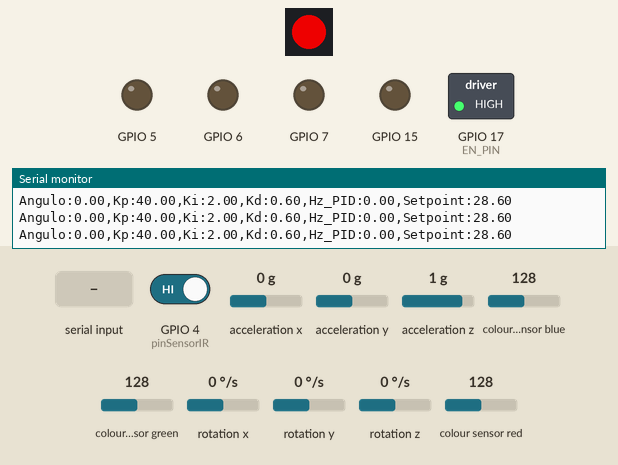
Bench run of a program on a simulated ESP32-S3. Shown: 1 RGB LEDs in strip order, left to right, switched loads named in the program (green lamp = pin HIGH), output pins drawn as LEDs (lit = HIGH), the last lines printed to the serial monitor. Wiring (inferred from the names in the program): TCS3200 colour sensor: output GPIO 4; S2 GPIO 10; S3 GPIO 3; S1 GPIO 11. The test bench sets the inputs (shaded band); at power-on: acceleration y 0 g, acceleration x 0 g, rotation x 0 °/s, GPIO 4 (pinSensorIR) HIGH, acceleration z 1 g, colour sensor blue 128, colour sensor green 128, rotation y 0 °/s, rotation z 0 °/s, colour sensor red 128. EEPROM starts erased; the RemoteXY app is connected; pins used as bus, display or sensor lines are not drawn.

Above: at 7.2 s.
7.3 s: acceleration y set to 0.7 g
At 7.96 s:
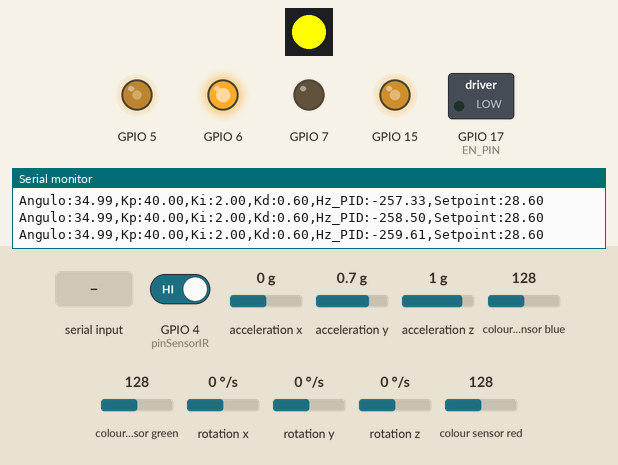
10.3 s: acceleration x set to 0.8 g
At 11.5 s:
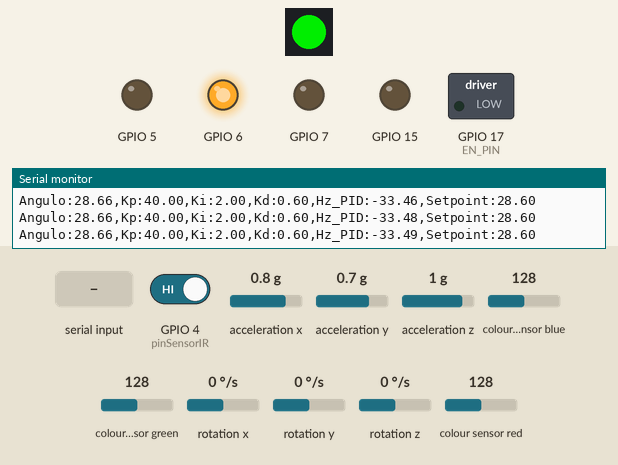
13.3 s: "R" received over Serial
At 14.9 s:
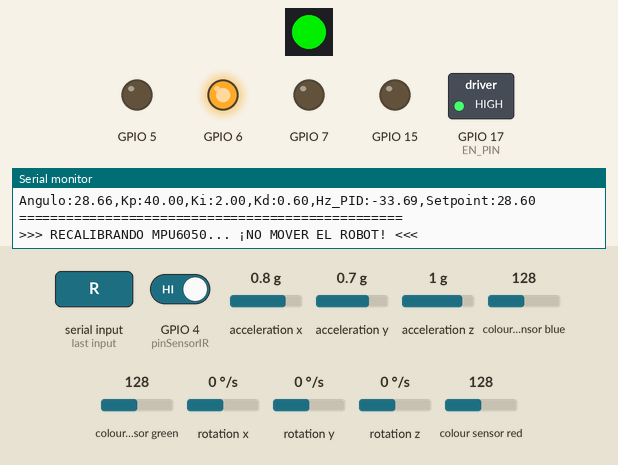
15.8 s: rotation x set to -100 °/s
At 16.46 s:
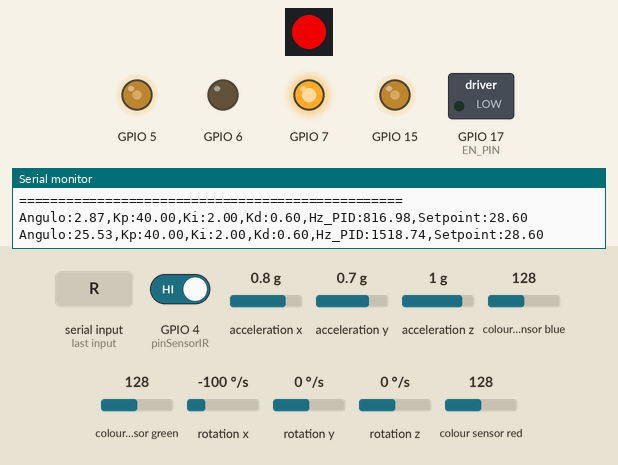
18.8 s: "d" received over Serial
21.8 s: GPIO 4 (pinSensorIR) driven LOW
Timing chart, 0 to 62.1 s (numbered marks = the images above; inputs shaded):
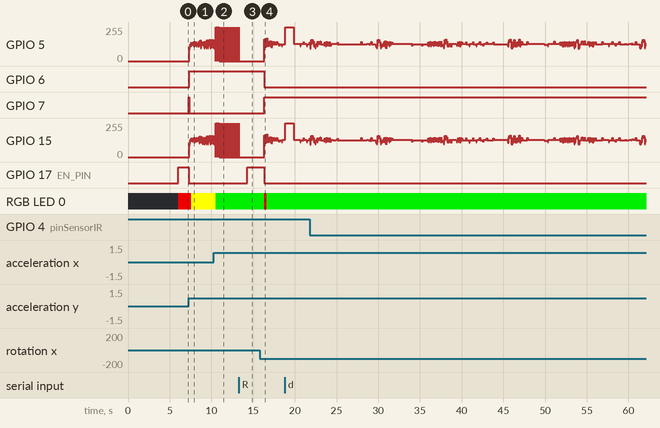

The program:

main.cpp
```cpp
/* ==========================================================================
 * PROYECTO: Control Péndulo Invertido - Optimización de Ciclo de Reloj
 * MICROCONTROLADOR: ESP32-S3N16R8
 * LIBRERÍA PERSONALIZADA: RobotStepper (Liberada del cuello de botella)
 * MODIFICACIÓN: PID Estándar Completo con Auto-Guardado y Menú en Vivo
 * ========================================================================== */

/*============================================================================

 * DESCRIPCIÓN GENERAL:
 * Este código implementa un sistema de control para un robot de péndulo invertido
 * utilizando un ESP32-S3. Se emplea un sensor MPU6050 para medir el ángulo y la
 * velocidad angular, y se utiliza un algoritmo PID para mantener el equilibrio.
 *
 * CARACTERÍSTICAS PRINCIPALES:
 * - Control PID con ajuste en tiempo real a través del monitor serie.
 * - Guardado automático de los parámetros PID en la memoria flash del ESP32.
 * - Función de recalibración del MPU6050 sin necesidad de reiniciar el sistema.
 * - Sistema de seguridad que detiene los motores si el ángulo excede los 45 grados.
 * - Indicadores LED para mostrar el estado del sistema (equilibrio, alerta, etc.).
 *
 * NOTAS:
 * - Asegúrese de no mover el robot durante la calibración del MPU6050.
 * - Los motores pueden ser habilitados o deshabilitados mediante comandos en el monitor serie.
 *
 *============================================================================*/

 // Librerías necesarias para el funcionamiento del sistema
#include <Arduino.h> // Librería principal de Arduino para ESP32
#include <Wire.h> // Librería para comunicación I2C
#include <MPU6050_light.h> // Librería para el sensor MPU6050
#include <Adafruit_NeoPixel.h> // Librería para control de LEDs NeoPixel
#include <PID_v1.h> // Librería para control PID
#include <Preferences.h> // Librería para almacenamiento en memoria flash del ESP32
#include "RobotStepper.h" // Librería personalizada para control de motores paso a paso
#include <Fuzzy.h> // Librería para control difuso (Fuzzy Logic) - Opcional

// Definición de pines y parámetros del sistema
#define I2C_SDA_PIN 1
#define I2C_SCL_PIN 2
#define PIN_LED_RGB 48
#define NUM_PIXELS 1
#define DIR_IZQ 6
#define STEP_IZQ 5
#define DIR_DER 7
#define STEP_DER 15
#define EN_PIN 17
#define MS3_PIN 3
#define MS2_PIN 10
#define MS1_PIN 11


// Instancias de los motores paso a paso utilizando la librería RobotStepper
RobotStepper motorIzq(STEP_IZQ, DIR_IZQ, false);
RobotStepper motorDer(STEP_DER, DIR_DER, false);
float MAX_SPEED = 26000.0; // Velocidad límite en Hz

// Instancia del LED interno para indicar el estado del sistema
Adafruit_NeoPixel led_interno(NUM_PIXELS, PIN_LED_RGB, NEO_GRB + NEO_KHZ800);

// Instancia del sensor MPU6050 para medir ángulo y velocidad angular
MPU6050 mpu(Wire);

// Variables globales
bool motoresHabilitados = true;
float smoothedAngleX = 0;
float smoothedGyroX = 0;
float alpha = 0.1;
double Setpoint, Input, OutputLibreria, OutputFinal = 0; // Variables para el control PID
unsigned long lastUpdateTime = 0;
const unsigned long updateInterval = 100;
unsigned long lastControlTime = 0;
const unsigned long controlInterval = 5; // 5ms = 200Hz de muestreo estable
double Kp = 40.0; // Coeficiente proporcional inicial
double Ki = 2.0;  // Coeficiente integral inicial
double Kd = 0.6;  // Coeficiente derivativo inicial
float zonaMuerta = 0.; //Zona muerta para evitar oscilaciones menores a este ángulo
const float RAMP_RATE = 0.01; // grados que cambia el offset por ciclo (5ms) -> empieza bajo y sube si querés más aceleración

// Instancia del PID (el parámetro Kd ahora opera internamente en la librería)
PID myPID(&Input, &OutputLibreria, &Setpoint, Kp, Ki, Kd, DIRECT);
double kd_gyro = 16.50; //punto de partida = tu Kd actual, luego se resintoniza
// Instancia para el control de Preferences
Preferences memoriaPID;

// Función para inicializar el sistema y configurar los parámetros iniciales
// Pines y variables del sensor IR
const int pinSensorIR = 4;
volatile bool senalDetectada = false;
volatile unsigned long ultimoPulsoTiempo = 0;
const unsigned long tiempoEspera = 100; // Tolerancia de pérdida de señal

const float SETPOINT_BASE = 28;
float offsetMovimiento = 0.0;     // Modificador directo del ángulo
const float MAX_OFFSET = 0.6;     // Grados de inclinación para avanzar

// Variables para el movimiento por pulsos ("Caminar y Frenar")
unsigned long tiempoFaseMovimiento = 0;
bool enFaseDeAvance = true;
const unsigned long TIEMPO_AVANCE = 400; // ms que se inclina
const unsigned long TIEMPO_FRENO = 0;  // ms que se endereza para recuperar

// Configuracion del control remoto
#define REMOTEXY_MODE__ESP32CORE_BLE
#include <BLEDevice.h>
#include <BLEServer.h>
#include <BLEUtils.h>
#include <BLE2902.h>
#include <RemoteXY.h>
#define REMOTEXY_BLUETOOTH_NAME "Self Balancing Robot"
#pragma pack(push, 1)
uint8_t const PROGMEM RemoteXY_CONF_PROGMEM[] =   // 105 bytes V19
  { 255,4,0,51,0,98,0,19,0,0,0,115,101,120,0,24,2,106,200,200,
  84,1,1,5,0,1,36,74,31,31,87,23,16,16,0,2,31,85,112,0,
  1,35,117,32,32,86,48,17,17,0,2,31,68,111,119,110,0,67,1,10,
  104,26,45,3,99,11,100,2,26,51,1,5,96,31,31,70,35,16,16,0,
  2,31,76,101,102,116,0,1,68,97,31,31,105,35,16,16,0,2,31,82,
  105,103,104,116,0 };

// Estructura Pelua para las variables de la interfaz
struct {
    // variables de entrada (botones)
  uint8_t up; // =1 si el botón está presionado, si no =0
  uint8_t down;
  uint8_t Left;
  uint8_t Right;

    // variables de salida (texto)
  char Estado_Envio[51]; // string UTF8 de hasta 50 caracteres

    // otras variables
  uint8_t connect_flag;  // =1 si está conectado por Bluetooth, si no =0
} RemoteXY;
#pragma pack(pop)

// Función para apagar/encender los motores de forma segura
void alternarMotores() {
    motoresHabilitados = !motoresHabilitados; // Invierte el estado actual

    Serial.println("\n=================================================");
    if (motoresHabilitados) {
        Serial.println(">>> MOTORES ENCENDIDOS (Sistema Activo) <<<");
        // No forzamos el LOW aquí porque el loop() lo hará si el ángulo es correcto
    } else {
        Serial.println(">>> MOTORES APAGADOS (Sistema Pausado) <<<");
        // Detenemos físicamente todo
        OutputFinal = 0;
        motorIzq.stop();
        motorDer.stop();
        digitalWrite(EN_PIN, HIGH); // Quita el torque (rueda libre)
        myPID.SetMode(MANUAL);      // Pausa el PID para que no acumule errores
    }
    Serial.println("=================================================\n");
}
// Función para guardar los valores en la memoria flash cuando tú lo decidas
void guardarNuevosValores(double nuevoKp, double nuevoKi, double nuevoKd) {
    memoriaPID.begin("RobotMem", false);
    memoriaPID.putDouble("Kp", nuevoKp);
    memoriaPID.putDouble("Ki", nuevoKi);
    memoriaPID.putDouble("Kd", nuevoKd);
    memoriaPID.end();

    Kp = nuevoKp;
    Ki = nuevoKi;
    Kd = nuevoKd;

    myPID.SetTunings(Kp, Ki, Kd); // Sincroniza la librería

    Serial.println("\n=================================================");
    Serial.println(">>> ¡Valores guardados permanentemente en Flash! <<<");
    Serial.println("=================================================");
}
// Función para reiniciar y recalibrar el MPU6050 en caliente
void recalibrarMPU() {
    Serial.println("\n=================================================");
    Serial.println(">>> RECALIBRANDO MPU6050... ¡NO MOVER EL ROBOT! <<<");

    // 1. Apagar motores para evitar vibraciones
    motorIzq.stop();
    motorDer.stop();
    digitalWrite(EN_PIN, HIGH);

    // 2. Pausar el PID
    myPID.SetMode(MANUAL);

    // 3. Pequeña pausa para estabilizar físicamente el robot
    delay(1000);

    // 4. Recalcular offsets (Toma unos segundos)
    mpu.calcOffsets(true, true);

    // 5. Reiniciar las variables del filtro y del control
    smoothedAngleX = 0;
    smoothedGyroX = 0;
    Input = 0;
    OutputFinal = 0;

    Serial.println(">>> ¡Calibración exitosa! Retomando control... <<<");
    Serial.println("=================================================\n");
}

//Funcion de interrupción para el sensor IR
void IRAM_ATTR funcionInterrupcion() {
  senalDetectada = true;
  ultimoPulsoTiempo = millis();
}

void setup() {
    setCpuFrequencyMhz(240);
    Serial.begin(460800);
    pinMode(EN_PIN, OUTPUT);
    digitalWrite(EN_PIN, LOW);
    pinMode(MS1_PIN, OUTPUT);
    pinMode(MS2_PIN, OUTPUT);
    pinMode(MS3_PIN, OUTPUT);
    pinMode(pinSensorIR, INPUT_PULLUP); // Configura el pin del sensor IR
    attachInterrupt(digitalPinToInterrupt(pinSensorIR), funcionInterrupcion, FALLING); // Configura la interrupción para el sensor IR
    RemoteXY_Init();

    // Configuración física fija a 1/4 de paso
    digitalWrite(MS1_PIN, HIGH);
    digitalWrite(MS2_PIN, LOW);
    digitalWrite(MS3_PIN, HIGH);

    motorIzq.begin();
    motorDer.begin();

    led_interno.begin();
    led_interno.clear();
    led_interno.show();

    Serial.println("\n=====================================");
    Serial.println("   ROBOT OPTIMIZADO - PID ESTÁNDAR   ");
    Serial.println("=====================================");

    // Leer los coeficientes PID desde la memoria del ESP32-S3
    memoriaPID.begin("RobotMem", false);
    Kp = memoriaPID.getDouble("Kp", 40.0);
    Ki = memoriaPID.getDouble("Ki", 2.0);
    Kd = memoriaPID.getDouble("Kd", 0.6);
    memoriaPID.end();

    Serial.print("Valores cargados -> Kp: "); Serial.print(Kp);
    Serial.print(" | Ki: "); Serial.print(Ki);
    Serial.print(" | Kd: "); Serial.println(Kd);

    // Inicializar I2C y forzarlo a modo RÁPIDO (400 kHz)
    Wire.begin(I2C_SDA_PIN, I2C_SCL_PIN);
    Wire.setClock(400000);

    byte status = mpu.begin();
    if (status != 0) {
        Serial.println("¡ERROR! MPU6050 no encontrado.");
        while (1);
    }

    Serial.println("Calibrando sensor... ¡NO MOVER!");
    delay(5000);
    mpu.calcOffsets(true, true);
    mpu.update();
    Setpoint = SETPOINT_BASE + offsetMovimiento; //Hay que buscar un 28.2 de offset para que el robot quede en equilibrio
    myPID.SetTunings(Kp, Ki, Kd); // Asegura aplicar las constantes leídas
    myPID.SetMode(AUTOMATIC);
    myPID.SetSampleTime(controlInterval);
    myPID.SetOutputLimits(-MAX_SPEED, MAX_SPEED);
}

void loop() {
    // ======================================================================
    // INTERRUPCIÓN VIRTUAL: GESTIÓN DE PASOS DE ALTA VELOCIDAD
    // ======================================================================
    motorIzq.update();
    motorDer.update();

    unsigned long currentMillis = millis();

// ======================================================================
    // LAZO DE CONTROL CONTROLADO (Cada 5 milisegundos)
    // ======================================================================
    if (currentMillis - lastControlTime >= controlInterval) {
        lastControlTime = currentMillis;
        RemoteXY_Handler();

        mpu.update();
        float rawAngle = mpu.getAngleX();
        smoothedAngleX = (alpha * rawAngle + (1 - alpha) * smoothedAngleX);

        float rawGyro = mpu.getGyroX();
        smoothedGyroX = alpha * rawGyro + (1 - alpha) * smoothedGyroX;

        float valorAbsolutoAngulo = abs(smoothedAngleX);

        // =========================================================
        // ---> 2. LÓGICA DE MOVIMIENTO INFRARROJO / REMOTEXY <---
        // =========================================================
        bool senalActiva = false;
        float direccion = 0.0;

        // Evaluamos si hay alguna orden de movimiento
        if (RemoteXY.up == 1) {
            senalActiva = true;
            direccion = MAX_OFFSET; // Avanzar (0.35)
        }
        else if (RemoteXY.down == 1) {
            senalActiva = true;
            direccion = -MAX_OFFSET - 0.2; // Retroceder (-0.35)
        }
        else if (senalDetectada) {
            senalActiva = true;
            direccion = MAX_OFFSET; // El sensor IR también hace avanzar

            // Si se pierde la señal IR por más del tiempo de espera
            if (millis() - ultimoPulsoTiempo > tiempoEspera) {
                senalDetectada = false;
                senalActiva = false;
            }
        }

        // =========================================================
        // ---> APLICACIÓN DE LOS PULSOS PARA NO CAERSE <---
        // =========================================================
        if (senalActiva) {
            // ¡Variable faltante declarada aquí!
            unsigned long tiempoTranscurrido = millis() - tiempoFaseMovimiento;

            if (enFaseDeAvance) {
                // FASE 1: Se inclina en la dirección solicitada (Adelante o Atrás)
                offsetMovimiento = direccion;

                if (tiempoTranscurrido >= TIEMPO_AVANCE) {
                    enFaseDeAvance = false;
                    tiempoFaseMovimiento = millis(); // Cambia a frenar
                }
            }
            else {
                // FASE 2: Vuelve al centro directo para recuperar equilibrio
                offsetMovimiento = 0.0;

                if (tiempoTranscurrido >= TIEMPO_FRENO) {
                    enFaseDeAvance = true;
                    tiempoFaseMovimiento = millis(); // Cambia a avanzar
                }
            }
        }
        else {
            // No hay señal de la app ni del sensor: Reposo total inmediato
            offsetMovimiento = 0.0;
            enFaseDeAvance = true; // Prepara para que el próximo pulso empiece avanzando
            tiempoFaseMovimiento = millis();
        }

        // =========================================================
        // ---> AQUÍ SE CALCULA EL SETPOINT Y EL ERROR <---
        // =========================================================
        Setpoint = SETPOINT_BASE + offsetMovimiento;
        float errorAbsoluto = abs(smoothedAngleX - Setpoint);
        snprintf(RemoteXY.Estado_Envio, sizeof(RemoteXY.Estado_Envio), "Setpoint: %.2f", Setpoint);

        // ESTRUCTURA DE CONTROL CORREGIDA: If -> Else If -> Else
        if (!motoresHabilitados) {
            // 0. ESTADO DE PAUSA MANUAL (Ignora el péndulo)
            OutputFinal = 0;
            motorIzq.stop();
            motorDer.stop();
            digitalWrite(EN_PIN, HIGH); // APAGAR MOTORES
            if (myPID.GetMode() == AUTOMATIC) myPID.SetMode(MANUAL);
        }
        else if (valorAbsolutoAngulo > 65.0) {
            // 1. ESTADO DE EMERGENCIA (Caída libre)
            OutputFinal = 0;
            motorIzq.stop();
            motorDer.stop();
            digitalWrite(EN_PIN, HIGH);
            myPID.SetMode(MANUAL);
        }
        else if (valorAbsolutoAngulo <= zonaMuerta) {
            // 2. ZONA MUERTA (Equilibrio perfecto)
            OutputFinal = 0;
            motorIzq.stop();
            motorDer.stop();
            digitalWrite(EN_PIN, HIGH);
        }
        else {
            // 3. ESTADO DE BALANCEO ACTIVO
            if (myPID.GetMode() == MANUAL) myPID.SetMode(AUTOMATIC);
            digitalWrite(EN_PIN, LOW);

            Input = (double)smoothedAngleX;
            myPID.Compute();

            OutputFinal = OutputLibreria - kd_gyro * smoothedGyroX; // el signo se ajusta probando;
            OutputFinal = constrain(OutputFinal, -MAX_SPEED, MAX_SPEED);

            motorIzq.setSpeedHz(-OutputFinal);
            motorDer.setSpeedHz(OutputFinal);
        }
    }
    // ======================================================================
    // TELEMETRÍA (Cada 100 milisegundos)
    // ======================================================================
    if (currentMillis - lastUpdateTime >= updateInterval) {
        lastUpdateTime = currentMillis;

        float errorAbsoluto = abs(smoothedAngleX - Setpoint);
        if (errorAbsoluto > 15.0) {
            led_interno.setPixelColor(0, led_interno.Color(200, 0, 0)); // Rojo
        } else if (errorAbsoluto <= 2.0) {
            led_interno.setPixelColor(0, led_interno.Color(0, 200, 0)); // Verde
        } else {
            led_interno.setPixelColor(0, led_interno.Color(255, 255, 0)); // Amarillo
        }
        led_interno.show();

        // Impresión detallada para sintonización visual
        Serial.print("Angulo:"); Serial.print(smoothedAngleX);
        Serial.print(",Kp:"); Serial.print(Kp);
        Serial.print(",Ki:"); Serial.print(Ki);
        Serial.print(",Kd:"); Serial.print(Kd);
        Serial.print(",Hz_PID:"); Serial.print(OutputFinal);
        Serial.print(",Setpoint:"); Serial.println(Setpoint);
    }

    // ======================================================================
    // MENÚ DE SINTONIZACIÓN EN VIVO (Vía Monitor Serie)
    // ======================================================================
    if (Serial.available() > 0) {
        char comando = Serial.read();       // Lee la acción (P, I, D, o S)
        double valor = Serial.parseFloat(); // Lee el valor flotante asociado

        if (comando == 'P' || comando == 'p') {
            Kp = valor;
            myPID.SetTunings(Kp, Ki, Kd);
            Serial.print(">>> Kp modificado a: "); Serial.println(Kp);
        }
        else if (comando == 'I' || comando == 'i') {
            Ki = valor;
            myPID.SetTunings(Kp, Ki, Kd);
            Serial.print(">>> Ki modificado a: "); Serial.println(Ki);
        }
        else if (comando == 'D' || comando == 'd') {
            Kd = valor;
            myPID.SetTunings(Kp, Ki, Kd);
            Serial.print(">>> Kd modificado a: "); Serial.println(Kd);
        }
        else if (comando == 'S' || comando == 's') {
            guardarNuevosValores(Kp, Ki, Kd); // Guarda la configuración en la flash
        }
        else if (comando == 'R' || comando == 'r') {
            recalibrarMPU();
        }
        // NUEVO COMANDO PARA APAGAR/ENCENDER MOTORES
        else if (comando == 'M' || comando == 'm') {
            alternarMotores();
        }
        // Vaciar cualquier residuo del buffer serial (ej. saltos de línea)
        while(Serial.available() > 0) { Serial.read(); }
    }
}
```

Source omitted: RobotStepper.cpp (1847 bytes), RobotStepper.h (997 bytes)

Measured:
- after the input at 7.3 s, GPIO 6: LOW → HIGH after 0.06 s; GPIO 7: LOW → HIGH at once, → LOW 0.06 s later; GPIO 17 (EN_PIN): HIGH → LOW at once; RGB LED 0: RGB(200, 0, 0) → RGB(255, 255, 0) after 0.30 s
- after the input at 10.3 s, RGB LED 0: RGB(255, 255, 0) → RGB(0, 200, 0) after 0.19 s
- after the input at 13.3 s, GPIO 5, GPIO 15: stops changing and stays 0/255; GPIO 17 (EN_PIN): LOW → HIGH after 1.0 s
- after the input at 15.8 s, GPIO 6: goes on until 16.3 s, then stays LOW; GPIO 7: goes on until 16.3 s, then stays HIGH
